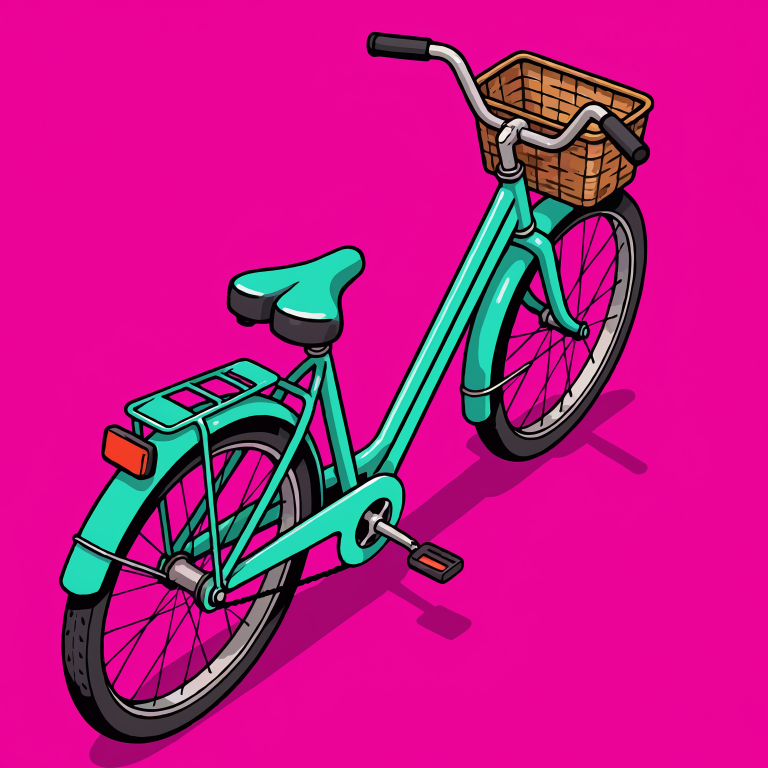
#> input picture Tools/FireflyArt/Obs_Bike_key.png, 1536 x 1536 px (shown at 1/2 size); its folder holds only this picture in this run
$ python process_obstacles.py
#> lines starting #> are read from the running program, lines starting #| are printed output that depends on the picture; after the words box and inside, x2 and y2 are one past the last pixel; in counts of white or black regions, pixels touching at a corner belong together
#> further down, im is the input picture: PIL image 1536x1536 RGB; mean R, G, B 190.7, 23.9, 134.1
"""Firefly obstacle sprites (RGB on Firefly's drifting magenta) → clean cutouts on
pure magenta, cropped tight with a 2 % margin, feet at the bottom edge, saved as
Resources/CoastRun/Obs_<Key>.png for PaintedProp. Run after exporting *_key.png."""
import os, glob
import numpy as np
from PIL import Image, ImageFilter

HERE = os.path.dirname(os.path.abspath(__file__))
ROOT = os.path.abspath(os.path.join(HERE, "..", ".."))
OUT = os.path.join(ROOT, "Assets", "Resources", "CoastRun")


def figure_mask(a):
    key = np.median(np.concatenate([a[:8, :8].reshape(-1, 3), a[-8:, -8:].reshape(-1, 3)]), axis=0)
#> key = [236, 2, 151]
    d_key = np.abs(a - key).sum(axis=2)
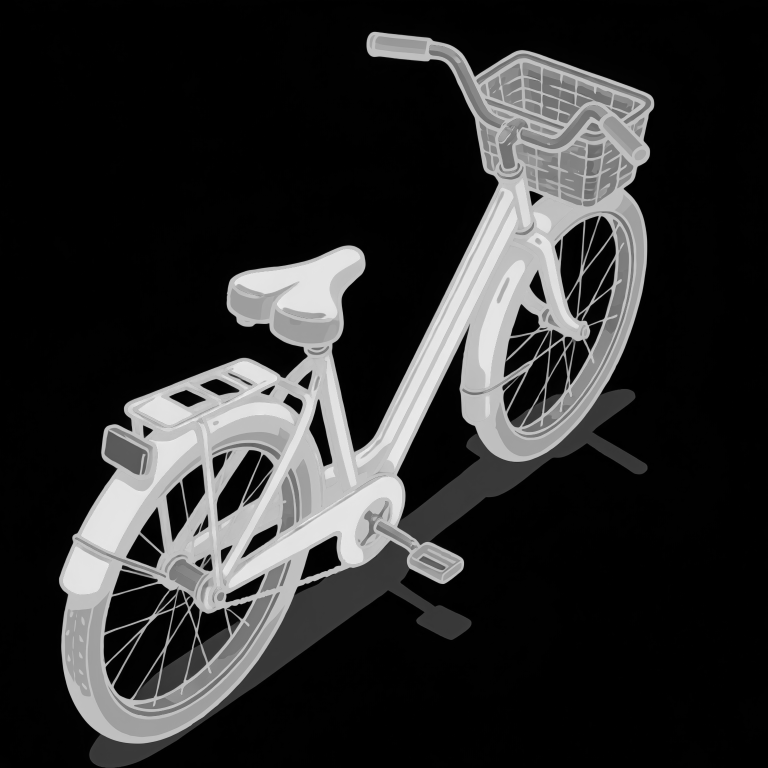
#> d_key: shape (1536, 1536) float64 (shown at 1/2 size); min 0, max 504, mean 89.8; drawn with min black and max white
    r, g, b = a[..., 0], a[..., 1], a[..., 2]
    pinkish = (r > 170) & (g < 90) & (b > 90) & (r - g > 120)
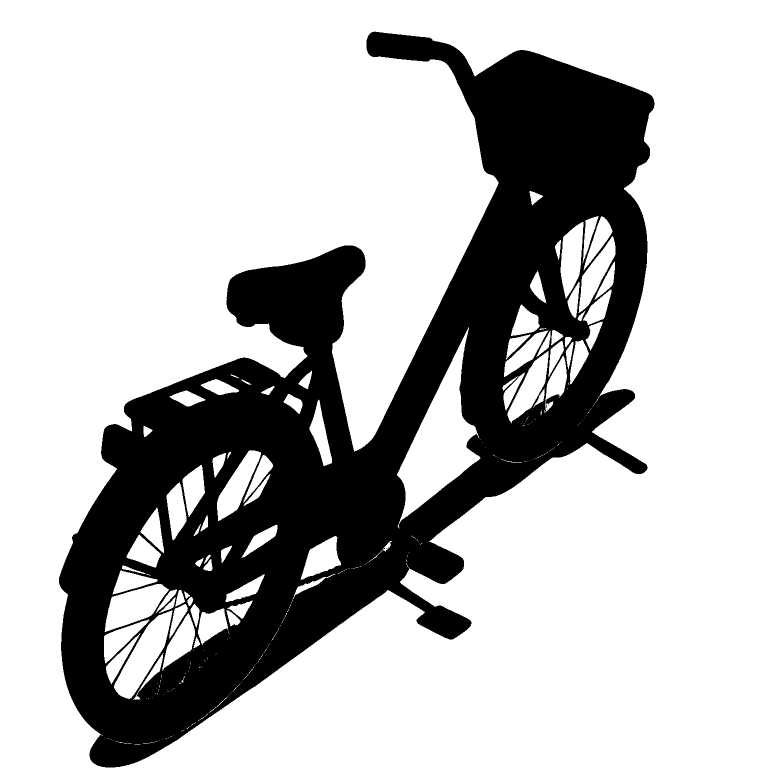
#> pinkish: shape (1536, 1536) bool (shown at 1/2 size); 73% white; 4 black regions (3 under 20 px), largest, box (x1, y1, x2, y2) and area: (118, 63, 1309, 1535) 637506
    return ~((d_key < 90) | pinkish)


for path in sorted(glob.glob(os.path.join(HERE, "Obs_*_key.png"))):
    key = os.path.basename(path)[len("Obs_"):-len("_key.png")]
    im = Image.open(path).convert("RGB")
    a = np.asarray(im).astype(np.int16)
    m = figure_mask(a)
    # drop the soft drop-shadow Firefly sometimes paints: dark, low-saturation pixels
    # touching the key colour are shadow, not prop
    ys, xs = np.where(m)
    x0, x1, y0, y1 = xs.min(), xs.max(), ys.min(), ys.max()
#> x0 = 118; x1 = 1308; y0 = 63; y1 = 1534
    fig = im.crop((x0, y0, x1 + 1, y1 + 1))
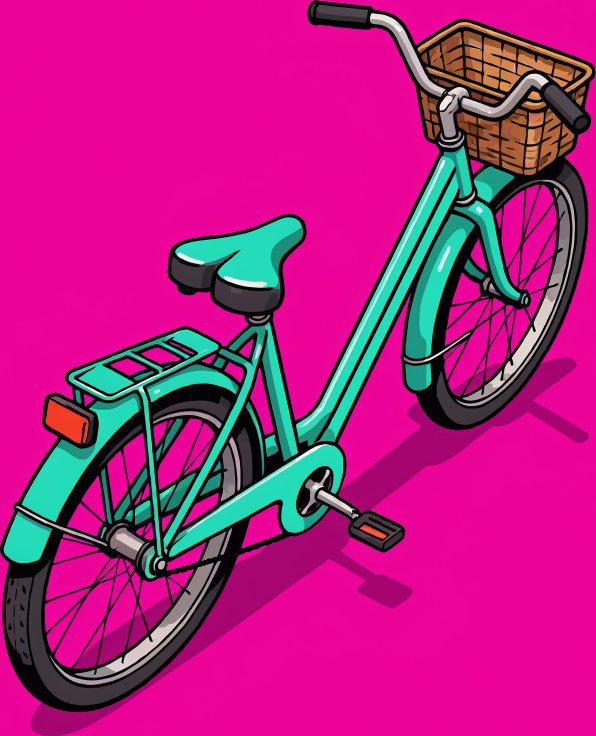
#> fig: PIL image 1191x1472 RGB (shown at 1/2 size); mean R, G, B 175.3, 31.4, 128.2
    fm = Image.fromarray((m[y0:y1 + 1, x0:x1 + 1] * 255).astype(np.uint8)).filter(ImageFilter.MinFilter(5))
#> fm: PIL image 1191x1472 L; 33.2% white; 41 white regions (33 under 20 px), largest, box (x1, y1, x2, y2) and area: (0, 3, 1191, 1472) 581421, (1038, 465, 1050, 499) 98, (180, 1164, 198, 1178) 69
    fa = np.asarray(fig).astype(np.float32)
    r, g, b = fa[..., 0], fa[..., 1], fa[..., 2]
#> r: shape (1472, 1191) float32
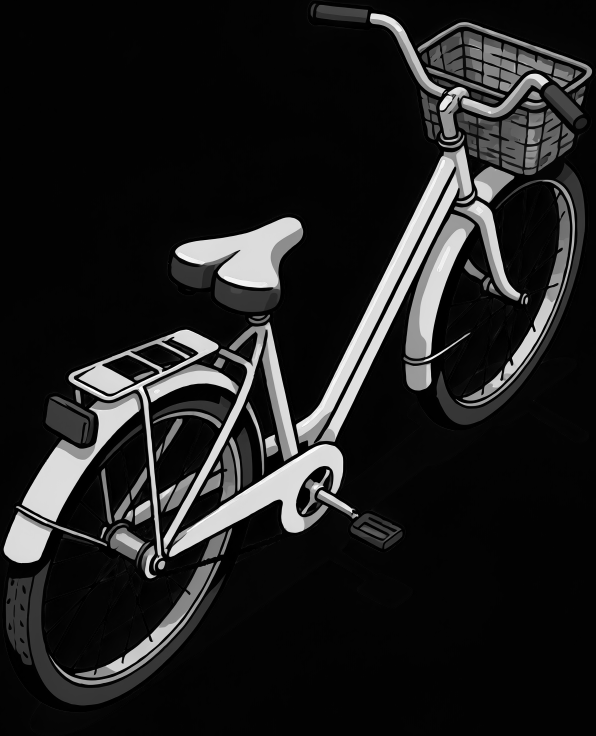
#> g: shape (1472, 1191) float32 (shown at 1/2 size); min 0, max 255, mean 31.4
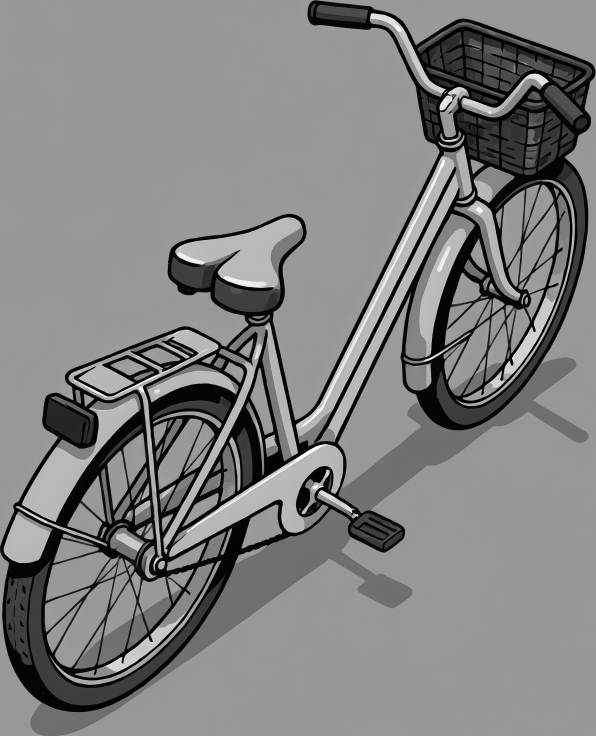
#> b: shape (1472, 1191) float32 (shown at 1/2 size); min 0, max 255, mean 128.2
    pink = ((r - g) > 70) & ((b - g) > 55)
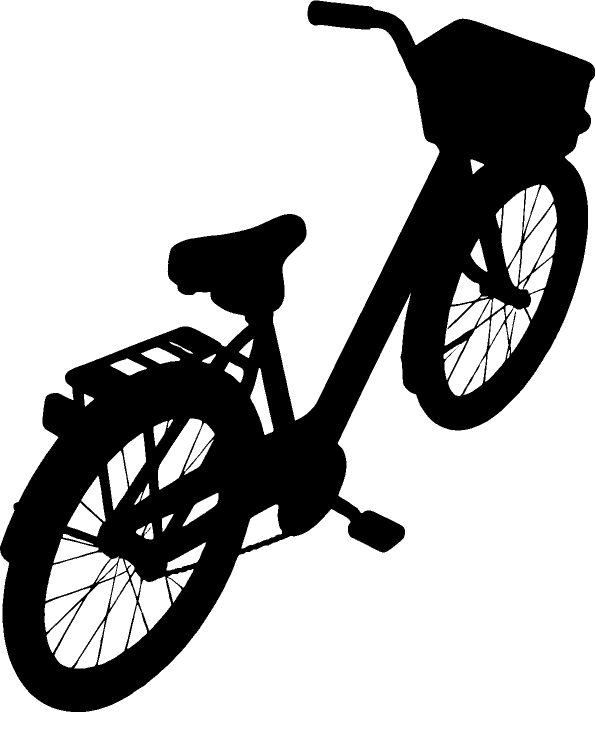
#> pink: shape (1472, 1191) bool (shown at 1/2 size); 68.9% white; 3 black regions (1 under 20 px), largest, box (x1, y1, x2, y2) and area: (0, 1, 1190, 1424) 545913, (291, 1054, 302, 1068) 25
    if pink.any():
        blurred = np.asarray(fig.filter(ImageFilter.MedianFilter(7))).astype(np.float32)
        fa[pink] = blurred[pink]
        fig = Image.fromarray(np.clip(fa, 0, 255).astype(np.uint8))
    w, h = fig.size
#> w = 1191; h = 1472
    pad = int(max(w, h) * 0.02)
#> pad = 29
    canvas = Image.new("RGB", (w + 2 * pad, h + pad), (255, 0, 255))
    canvas.paste(fig, (pad, 0), fm)
    # power-of-two friendly height keeps the importer happy and the quad crisp
    # longest side 1024 (wide decals like the puddle would otherwise blow past 2048)
    scale = 1024 / max(canvas.size)
#> scale = 0.682
    canvas = canvas.resize((max(8, int(canvas.size[0] * scale)), max(8, int(canvas.size[1] * scale))), Image.LANCZOS)
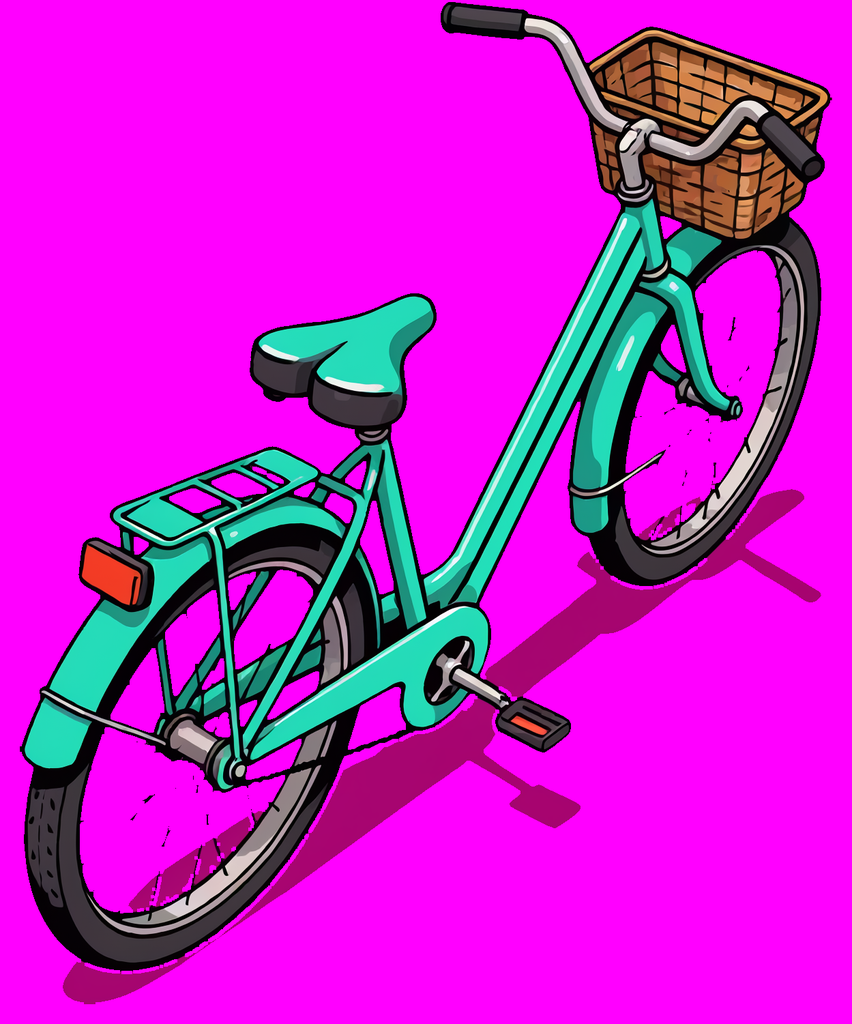
#> canvas: PIL image 852x1024 RGB; mean R, G, B 197.9, 27.7, 204.3
    out = os.path.join(OUT, f"Obs_{key}.png")
    canvas.save(out, optimize=True)
    print("wrote", out, canvas.size)
#| wrote Assets/Resources/CoastRun/Obs_Bike.png (852, 1024)

$ run again, on Tools/FireflyArt/Obs_Heart_key.png
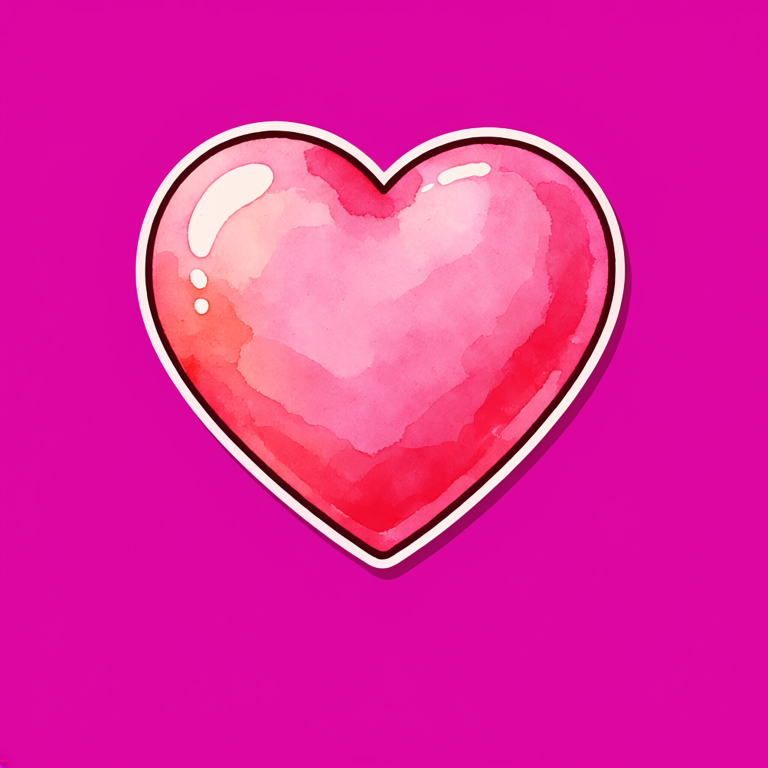
#> input picture Tools/FireflyArt/Obs_Heart_key.png, 1536 x 1536 px (shown at 1/2 size)
#> im is the input picture: PIL image 1536x1536 RGB; mean R, G, B 225, 36.1, 157.3
#> key = [222, 6, 161]
#> in figure_mask, `pinkish = (r > 170) & (g < 90) & (b > 90) & (r - g > 120)`:
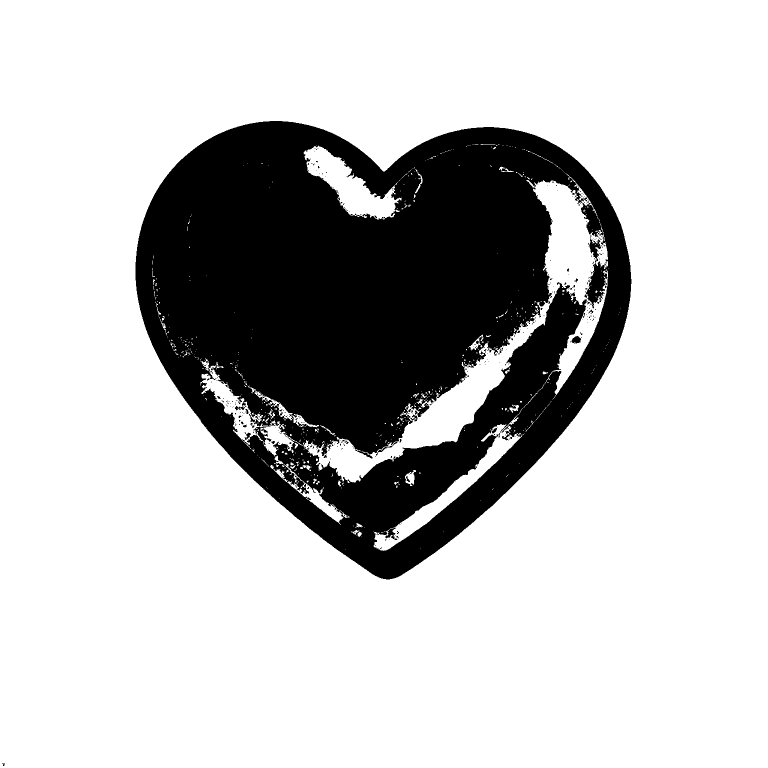
#> pinkish: shape (1536, 1536) bool (shown at 1/2 size); 76.4% white; 334 black regions (310 under 20 px), largest, box (x1, y1, x2, y2) and area: (271, 242, 1263, 1159) 554482, (1143, 672, 1162, 687) 200, (752, 884, 795, 911) 119
#> x0 = 271; x1 = 1262; y0 = 242; y1 = 1158
#> fm: PIL image 992x917 L; 55.4% white; 101 black regions, largest, box (x1, y1, x2, y2) and area: (32, 54, 948, 862) 115416, (0, 317, 503, 917) 107942, (507, 324, 992, 917) 101378
#> pink: shape (917, 992) bool; 36.1% white; 959 white regions (923 under 20 px), largest, box (x1, y1, x2, y2) and area: (0, 0, 992, 917) 283521, (726, 50, 945, 462) 27962, (339, 51, 532, 196) 6541
#> `canvas = canvas.resize((max(8, int(canvas.size[0] * scale)), max(8, in..`:
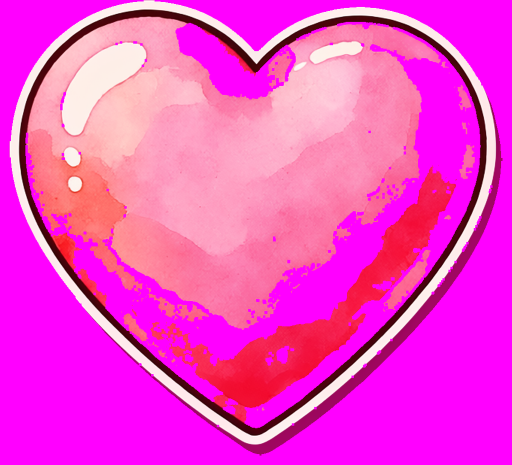
#> canvas: PIL image 1024x930 RGB (shown at 1/2 size); mean R, G, B 244.5, 67.3, 203.3
#| wrote Assets/Resources/CoastRun/Obs_Heart.png (1024, 930)

$ run again, on Tools/FireflyArt/Obs_BusFront_key.png
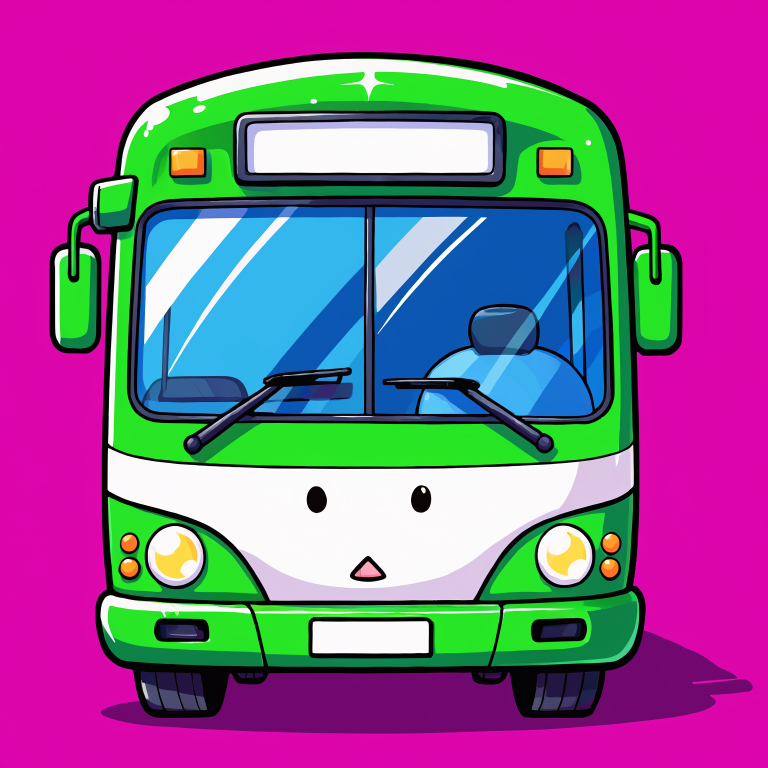
#> input picture Tools/FireflyArt/Obs_BusFront_key.png, 1536 x 1536 px (shown at 1/2 size)
#> im is the input picture: PIL image 1536x1536 RGB; mean R, G, B 138.4, 91.3, 144.3
#> key = [220.5, 4, 170.5]
#> in figure_mask, `pinkish = (r > 170) & (g < 90) & (b > 90) & (r - g > 120)`:
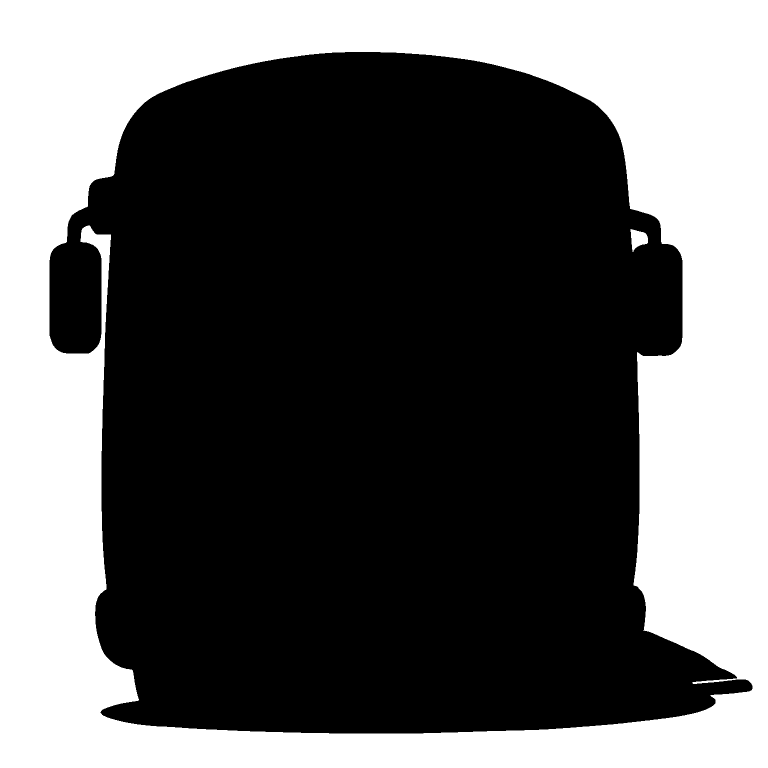
#> pinkish: shape (1536, 1536) bool (shown at 1/2 size); 38.1% white; 2 white regions, box (x1, y1, x2, y2) and area: (0, 0, 1536, 1536) 898656, (1261, 458, 1296, 504) 984
#> x0 = 99; x1 = 1504; y0 = 104; y1 = 1466
#> fm: PIL image 1406x1363 L; 75.5% white; 5 black regions, box (x1, y1, x2, y2) and area: (660, 0, 1406, 1269) 287882, (0, 345, 565, 1363) 98675, (0, 0, 593, 418) 65088, (745, 1272, 1406, 1363) 17001, (1160, 352, 1199, 402) 1324
#> pink: shape (1363, 1406) bool; 29.6% white; 5 white regions (1 under 20 px), largest, box (x1, y1, x2, y2) and area: (0, 0, 1406, 1363) 502935, (0, 0, 610, 422) 63470, (1161, 354, 1197, 404) 1057, (881, 1247, 901, 1252) 68
#> `canvas = canvas.resize((max(8, int(canvas.size[0] * scale)), max(8, in..`:
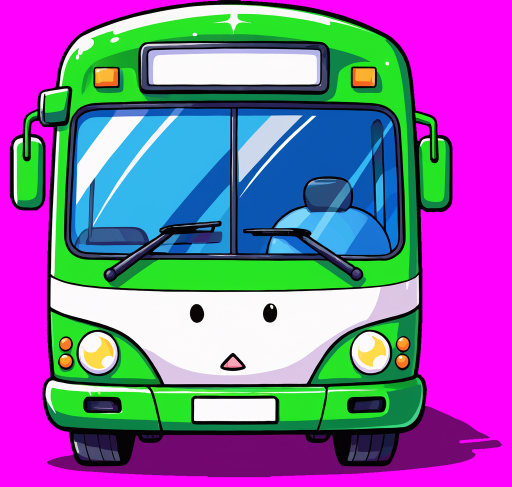
#> canvas: PIL image 1024x974 RGB (shown at 1/2 size); mean R, G, B 136.5, 103.8, 165.5
#| wrote Assets/Resources/CoastRun/Obs_BusFront.png (1024, 974)
